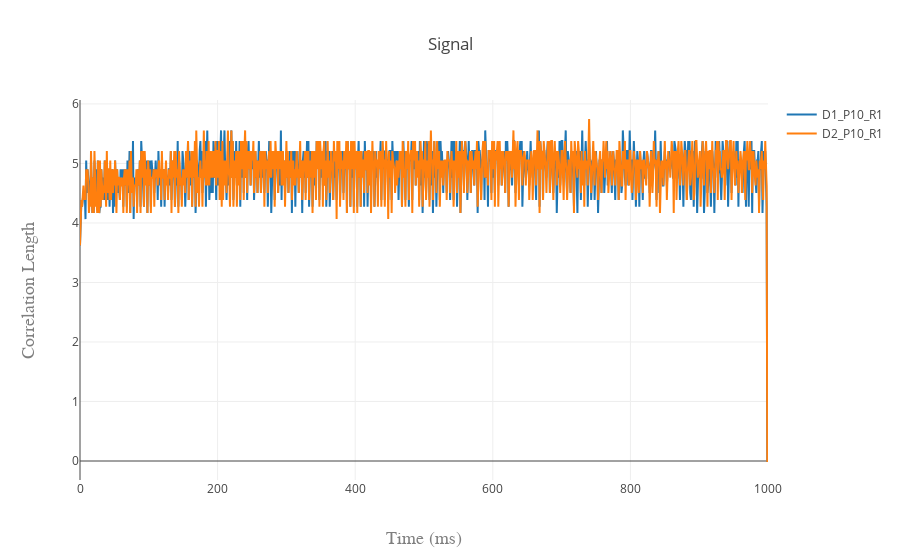

The cell this chart's notebook holds for it:
### Markdown cell above
Comparando os sinais `D1_P1_R1` e `D2_P1_R1` com SAC_DM sem Wavelet

### Code cell
iplot({
    'data': [g_d1_p10_r1, g_d2_p10_r1],
    'layout': cor_layout})

### Figure 1 — Plotly figure (JSON) as saved in the notebook; plotly's stock layout.template omitted (floating-point values rounded to 4 significant figures; data arrays with more than 128 entries replaced by an {"elided": "..."} marker saying what was removed)
{"data": [{"name": "D1_P10_R1", "type": "scatter", "uid": "9beb7cf7-50d9-4d97-83f1-2e2baa0dcb3f", "y": {"elided": "1001 float values"}}, {"name": "D2_P10_R1", "type": "scatter", "uid": "69f80969-ee15-480c-81d1-82754b861cb1", "y": {"elided": "1001 float values"}}], "layout": {"title": "Signal", "xaxis": {"title": "Time (ms)", "titlefont": {"color": "#7f7f7f", "family": "Courier New, monospace", "size": 18}}, "yaxis": {"title": "Correlation Length", "titlefont": {"color": "#7f7f7f", "family": "Courier New, monospace", "size": 18}}}}
